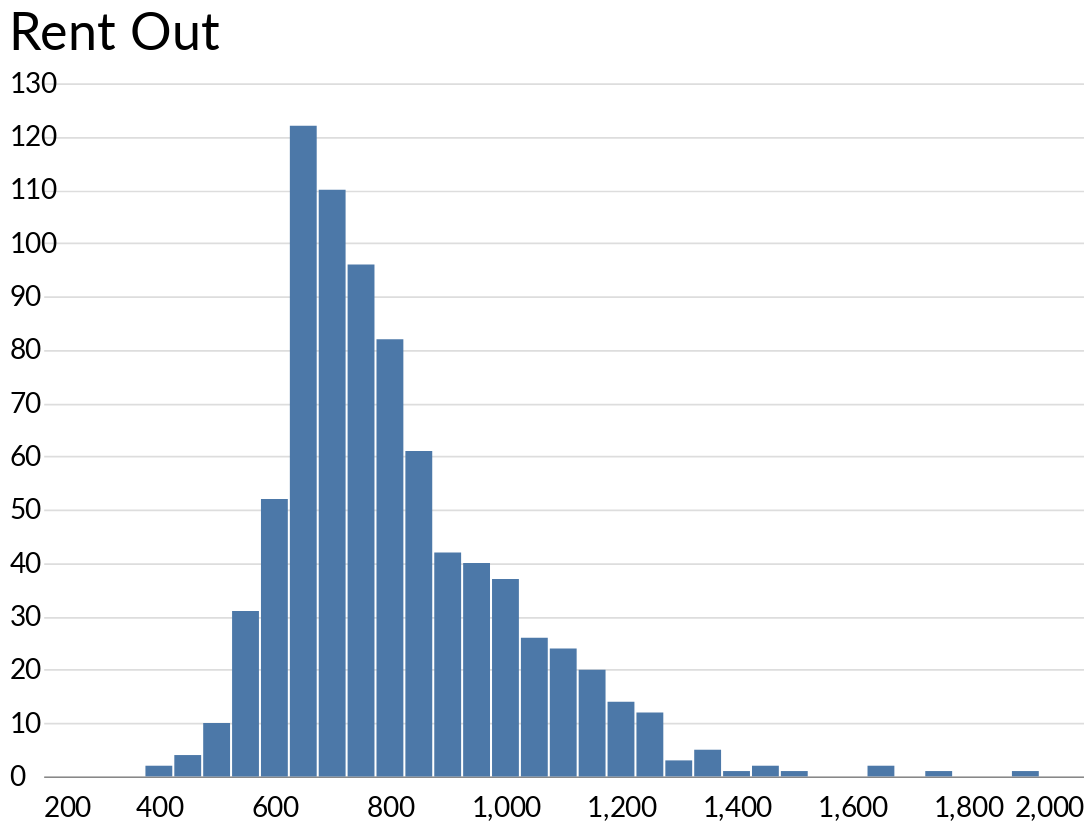

Notebook cell for this chart:
### Code cell
alt.Chart(rent_out_df, title='Rent Out').mark_bar(size=15.5).encode(x='Bin', y='Count')

### Figure 1 — Vega-Lite specification as saved in the notebook (floating-point values rounded to 4 significant figures)
{"width": 600, "height": 400, "background": "white", "config": {"title": {"fontWeight": "normal", "fontSize": 30, "anchor": "start", "font": "Lato, Calibri, Arial", "offset": 5}, "axisX": {"grid": false, "labelFont": "Lato, Calibri, Arial", "labelFontSize": 16, "labelAngle": 0, "labelPadding": 10, "ticks": false, "tickSize": 5, "title": null, "titleFont": "Lato, Calibri, Arial", "titleFontSize": 16, "titleFontWeight": "normal", "titleY": 30, "titleX": 280}, "axisY": {"grid": true, "gridOpacity": 1, "labelFont": "Lato, Calibri, Arial", "labelFontSize": 16, "labelLimit": 100, "labelAlign": "left", "labelPadding": 20, "ticks": false, "title": null, "titleFont": "Lato, Calibri, Arial", "titleFontWeight": "normal", "titleFontSize": 16, "titleAlign": "left", "titleAngle": 0, "titleY": -20, "titleX": -20, "domainWidth": 0}, "view": {"strokeOpacity": 0}}, "data": {"name": "data-936c893c6a32209efeebccfe4a8e9191"}, "mark": {"type": "bar", "size": 15.5}, "encoding": {"x": {"type": "quantitative", "field": "Bin"}, "y": {"type": "quantitative", "field": "Count"}}, "title": "Rent Out", "$schema": "https://vega.github.io/schema/vega-lite/v4.0.0.json", "datasets": {"data-936c893c6a32209efeebccfe4a8e9191": [{"Bin": 1050, "Count": 26}, {"Bin": 1400, "Count": 1}, {"Bin": 1000, "Count": 37}, {"Bin": 1100, "Count": 24}, {"Bin": 950, "Count": 40}, {"Bin": 1150, "Count": 20}, {"Bin": 1200, "Count": 14}, {"Bin": 850, "Count": 61}, {"Bin": 800, "Count": 82}, {"Bin": 900, "Count": 42}, {"Bin": 1250, "Count": 12}, {"Bin": 1350, "Count": 5}, {"Bin": 1650, "Count": 2}, {"Bin": 750, "Count": 96}, {"Bin": 1900, "Count": 1}, {"Bin": 650, "Count": 122}, {"Bin": 1450, "Count": 2}, {"Bin": 1300, "Count": 3}, {"Bin": 1750, "Count": 1}, {"Bin": 700, "Count": 110}, {"Bin": 450, "Count": 4}, {"Bin": 600, "Count": 52}, {"Bin": 1500, "Count": 1}, {"Bin": 550, "Count": 31}, {"Bin": 500, "Count": 10}, {"Bin": 400, "Count": 2}]}}
